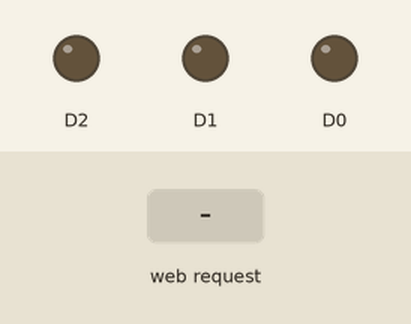
Bench run of a sketch on a simulated ESP8266 (NodeMCU). Parts: output pins drawn as LEDs (lit = HIGH). The test bench sets the inputs (shaded band). WiFi joins after 1.5 s; servers stay silent unless stated; what the sketch prints to the serial monitor is not drawn.

Above: at 2.7 s.
2.8 s: HTTP request GET /led1on received
At 3.1 s:
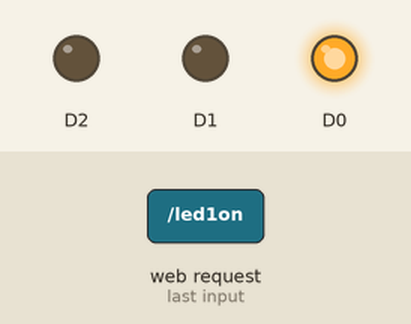
4.3 s: HTTP request GET /led1&2on received
At 5.5 s:
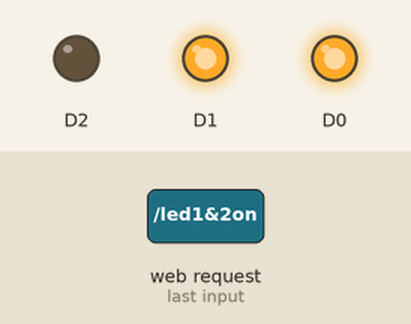
5.8 s: HTTP request GET /led3on received
At 6.6 s:
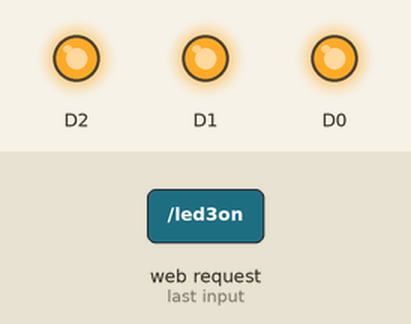
7.3 s: HTTP request GET /led2off received
At 7.8 s:
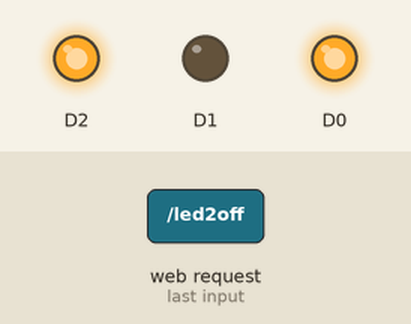
8.8 s: HTTP request GET /led1&2off received
At 10.0 s:
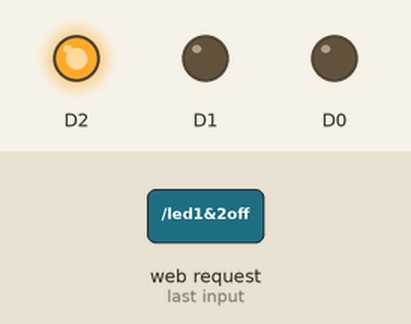
10.3 s: HTTP request GET /led2on received
At 11.2 s:
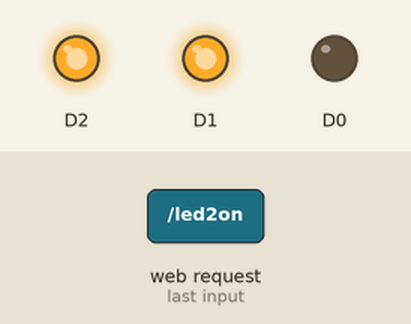
Timing chart, 0 to 12.8 s (numbered marks = the images above; inputs shaded):
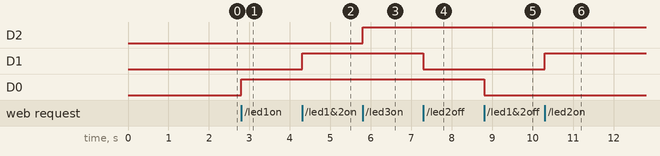

The sketch:

sketch_jul2a.ino
```cpp
// Import Package Wifi
#include<ESP8266WiFi.h>

const char* ssid = "Lab Sistem Informasi";
const char* password = "belanegara";
WiFiServer server(80);


void setup() {
// Fungsinya untuk menghubungi
Serial.begin(115200);

pinMode(D0, OUTPUT);
pinMode(D1, OUTPUT);
pinMode(D2, OUTPUT);

Serial.println();
Serial.print("Terkoneksi dengan Wifi");
Serial.println(ssid);
WiFi.begin(ssid, password);


  while( WiFi.status() != WL_CONNECTED) {
   delay(500);
   Serial.print(".");
  }

  Serial.println("");
  Serial.println("WiFi Terkoneksi");

  server.begin();
  Serial.println("WiFi sudah terkoneksi");
  Serial.print("http://");
  Serial.print(WiFi.localIP());

}

void loop() {

WiFiClient client = server.available();

if (!client) {
  return;
}

Serial.println("new client");

while(!client.available()) {
  delay(1);
}
String request = client.readStringUntil('\r');
Serial.println(request);
client.flush();

// PARALEL
if (request.indexOf("/led1on") > 0) {
  digitalWrite(D0, HIGH);
}
if (request.indexOf("/led2on") > 0) {
  digitalWrite(D1, HIGH);
}
if (request.indexOf("/led2off") > 0) {
  digitalWrite(D1, LOW);
}
if (request.indexOf("/led3on") > 0) {
  digitalWrite(D2, HIGH);
}
if (request.indexOf("/led3off") > 0) {
  digitalWrite(D2, LOW);
}

// SERI
if (request.indexOf("/led1&2on") > 0) {
  digitalWrite(D0, HIGH);
  digitalWrite(D1, HIGH);
}
if (request.indexOf("/led1&2off") > 0) {
  digitalWrite(D0, LOW);
  digitalWrite(D1, LOW);
}
if (request.indexOf("/led2&3on") > 0) {
  digitalWrite(D0, HIGH);
  digitalWrite(D1, HIGH);
}
if (request.indexOf("/led2&3off") > 0) {
  digitalWrite(D0, LOW);
  digitalWrite(D1, LOW);
}
if (request.indexOf("/led1&3on") > 0) {
  digitalWrite(D0, HIGH);
  digitalWrite(D1, HIGH);
}
if (request.indexOf("/led1&3off") > 0) {
  digitalWrite(D0, LOW);
  digitalWrite(D1, LOW);
}

// SERI SEMUA
if (request.indexOf("/ledallon") > 0) {
  digitalWrite(D0, HIGH);
  digitalWrite(D1, HIGH);
}
if (request.indexOf("/ledalloff") > 0) {
  digitalWrite(D0, LOW);
  digitalWrite(D1, LOW);
}


// HTML FILE
client.println("HTTP/1.1 200 OK");
  client.println("Content-Type: text/html");
  client.println(""); //  do not forget this one
  client.println("<!DOCTYPE HTML>");
  client.println("<html>");
  client.println("<head>");
  client.println("<meta name='apple-mobile-web-app-capable' content='yes' />");
  client.println("<meta name='apple-mobile-web-app-status-bar-style' content='black-translucent' />");
  client.println("</head>");
  client.println("<body bgcolor = \"#f7e6ec\">");
  client.println("<hr/><hr>");
  client.println("<h3><center> Project IoT : Kontrol 3 LED  </center></h3>");
  client.println("<h4><center> WORKSHOP PEMROGRAMAN IOT  </center></h4>");
  client.println("<hr/><hr>");
  client.println("<br><br>");
  //client.println("<br><br>");
  client.println("<center>");
  client.println("Lampu 1");
  client.println("<a href=\"/led1on\"\"><button>Turn On </button></a>");
  client.println("<a href=\"/led1off\"\"><button>Turn Off </button></a><br />");
  client.println("</center>");
  client.println("<br><br>");
  client.println("<center>");
  client.println("Lampu 2");
  client.println("<a href=\"/led2on\"\"><button>Turn On </button></a>");
  client.println("<a href=\"/led2off\"\"><button>Turn Off </button></a><br />");
  client.println("</center>");
  client.println("<br><br>");
  client.println("<center>");
  client.println("Lampu 3");
  client.println("<a href=\"/led3on\"\"><button>Turn On </button></a>");
  client.println("<a href=\"/led3off\"\"><button>Turn Off </button></a><br />");
  client.println("</center>");
  client.println("<br><br>");
  client.println("<center>");
  client.println("Lampu 1 & 2");
  client.println("<a href=\"/led1&2on\"\"><button>Turn On </button></a>");
  client.println("<a href=\"/led1&2off\"\"><button>Turn Off </button></a><br />");
  client.println("</center>");
  client.println("<br><br>");
  client.println("<center>");
  client.println("Lampu 2 & 3");
  client.println("<a href=\"/led2&3on\"\"><button>Turn On </button></a>");
  client.println("<a href=\"/led2&3off\"\"><button>Turn Off </button></a><br />");
  client.println("</center>");
  client.println("<br><br>");
  client.println("<center>");
  client.println("Lampu 1 & 3");
  client.println("<a href=\"/led1&3on\"\"><button>Turn On </button></a>");
  client.println("<a href=\"/led1&3off\"\"><button>Turn Off </button></a><br />");
  client.println("</center>");
  client.println("<br><br>");
  client.println("<center>");
  client.println("Semua Lampu");
  client.println("<a href=\"/ledallon\"\"><button>Turn On </button></a>");
  client.println("<a href=\"/ledalloff\"\"><button>Turn Off </button></a><br />");
  client.println("</center>");
  client.println("<br><br>");
  client.println("<center>");
  /*client.println("Lampu 4");
  client.println("<a href=\"/led4on\"\"><button>Turn On </button></a>");
  client.println("<a href=\"/led4off\"\"><button>Turn Off </button></a><br />");
  client.println("</center>");
  client.println("<br><br>");
  client.println("<center>");*/
  client.println("<table border=\"5\">");
  client.println("<tr>");
  //=====================
  if (digitalRead(D0))
         {
           client.print("<td>LED 1 = ON</td>");
         }
  else
          {
            client.print("<td>LED 1 = OFF</td>");
          }
  client.println("<br />");
  //======================
  if (digitalRead(D1))
          {
           client.print("<td>LED 2 = ON</td>");
          }
  else
          {
            client.print("<td>LED 2 = OFF</td>");
          }
  client.println("</tr>");
  //=======================
  client.println("<tr>");

  if (digitalRead(D2))
          {
           client.print("<td>LED 3 = ON</td>");
          }
  else
          {
            client.print("<td>LED 3 = OFF</td>");
          }
  /*if (digitalRead(D3))
          {
           client.print("<td>LED 4 = ON</td>");
          }
  else
          {
            client.print("<td>LED 4 = OFF</td>");
          }*/
  client.println("</tr>");
  client.println("</table>");
  client.println("</center>");
  client.println("</html>");
  delay(1);
  Serial.println("Client disonnected");
  Serial.println("");


}
```

Measured:
- after the input at 2.8 s, D0: LOW → HIGH at once
- after the input at 4.3 s, D1: LOW → HIGH at once
- after the input at 5.8 s, D2: LOW → HIGH at once
- after the input at 7.3 s, D1: HIGH → LOW at once
- after the input at 8.8 s, D0: HIGH → LOW at once
- after the input at 10.3 s, D1: LOW → HIGH at once
